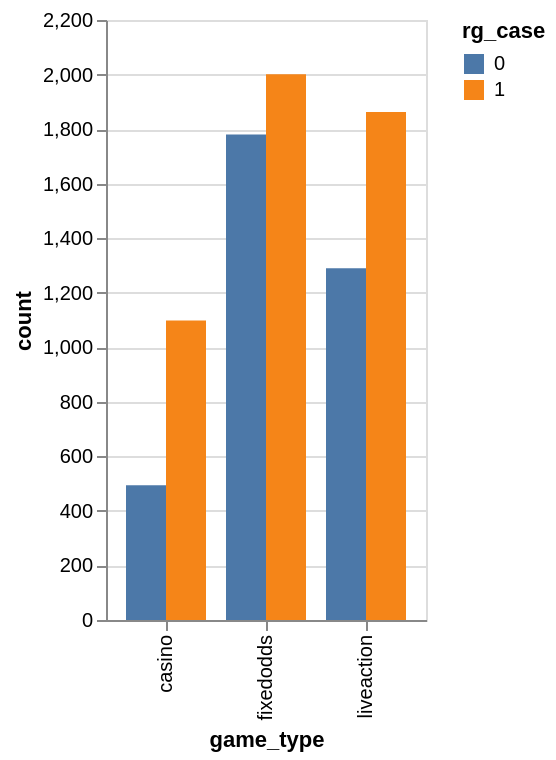

Here is the Vega-Lite specification saved for this chart:
### Vega-Lite specification from a JSON file in a GitHub repository (floating-point values rounded to 4 significant figures)
{"data": {"values": [{"game_type": "fixedodds", "rg_case": 1, "count": 2001}, {"game_type": "fixedodds", "rg_case": 0, "count": 1780}, {"game_type": "liveaction", "rg_case": 1, "count": 1863}, {"game_type": "liveaction", "rg_case": 0, "count": 1290}, {"game_type": "casino", "rg_case": 1, "count": 1098}, {"game_type": "casino", "rg_case": 0, "count": 494}]}, "mark": "bar", "encoding": {"x": {"field": "game_type", "type": "nominal"}, "y": {"field": "count", "type": "quantitative"}, "xOffset": {"field": "rg_case", "type": "nominal"}, "color": {"field": "rg_case", "type": "nominal"}}}
